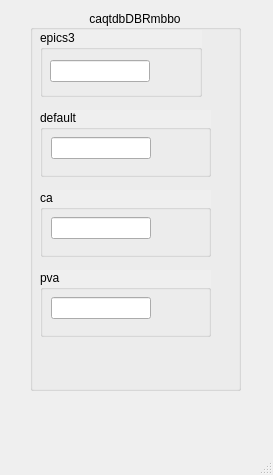
<?xml version="1.0" encoding="UTF-8"?>
<ui version="4.0">
 <class>MainWindow</class>
 <widget class="QMainWindow" name="MainWindow">
  <property name="geometry">
   <rect>
    <x>0</x>
    <y>0</y>
    <width>273</width>
    <height>475</height>
   </rect>
  </property>
  <property name="windowTitle">
   <string>MainWindow</string>
  </property>
  <widget class="QWidget" name="centralwidget">
   <widget class="QGroupBox" name="groupBox_8">
    <property name="geometry">
     <rect>
      <x>30</x>
      <y>10</y>
      <width>211</width>
      <height>381</height>
     </rect>
    </property>
    <property name="autoFillBackground">
     <bool>true</bool>
    </property>
    <property name="title">
     <string>caqtdbDBRmbbo</string>
    </property>
    <property name="alignment">
     <set>Qt::AlignCenter</set>
    </property>
    <widget class="QGroupBox" name="groupBox_12">
     <property name="geometry">
      <rect>
       <x>10</x>
       <y>260</y>
       <width>171</width>
       <height>67</height>
      </rect>
     </property>
     <property name="autoFillBackground">
      <bool>true</bool>
     </property>
     <property name="title">
      <string>pva</string>
     </property>
     <widget class="caTextEntry" name="catextentry_23">
      <property name="geometry">
       <rect>
        <x>11</x>
        <y>27</y>
        <width>100</width>
        <height>22</height>
       </rect>
      </property>
      <property name="channel" stdset="0">
       <string notr="true">pva://caqtdmDBRmbbo</string>
      </property>
      <property name="colorMode">
       <enum>caLineEdit::Alarm_Default</enum>
      </property>
     </widget>
    </widget>
    <widget class="QGroupBox" name="groupBox_3">
     <property name="geometry">
      <rect>
       <x>10</x>
       <y>20</y>
       <width>162</width>
       <height>67</height>
      </rect>
     </property>
     <property name="autoFillBackground">
      <bool>true</bool>
     </property>
     <property name="title">
      <string>epics3</string>
     </property>
     <widget class="caTextEntry" name="catextentry_16">
      <property name="geometry">
       <rect>
        <x>10</x>
        <y>30</y>
        <width>100</width>
        <height>22</height>
       </rect>
      </property>
      <property name="channel" stdset="0">
       <string notr="true">epics3://caqtdmDBRmbbo</string>
      </property>
      <property name="colorMode">
       <enum>caLineEdit::Alarm_Default</enum>
      </property>
     </widget>
    </widget>
    <widget class="QGroupBox" name="groupBox_13">
     <property name="geometry">
      <rect>
       <x>10</x>
       <y>180</y>
       <width>171</width>
       <height>67</height>
      </rect>
     </property>
     <property name="autoFillBackground">
      <bool>true</bool>
     </property>
     <property name="title">
      <string>ca</string>
     </property>
     <widget class="caTextEntry" name="catextentry_24">
      <property name="geometry">
       <rect>
        <x>11</x>
        <y>27</y>
        <width>100</width>
        <height>22</height>
       </rect>
      </property>
      <property name="channel" stdset="0">
       <string notr="true">ca://caqtdmDBRmbbo</string>
      </property>
      <property name="colorMode">
       <enum>caLineEdit::Alarm_Default</enum>
      </property>
     </widget>
    </widget>
    <widget class="QGroupBox" name="groupBox_14">
     <property name="geometry">
      <rect>
       <x>10</x>
       <y>100</y>
       <width>171</width>
       <height>67</height>
      </rect>
     </property>
     <property name="autoFillBackground">
      <bool>true</bool>
     </property>
     <property name="title">
      <string>default</string>
     </property>
     <widget class="caTextEntry" name="catextentry_25">
      <property name="geometry">
       <rect>
        <x>11</x>
        <y>27</y>
        <width>100</width>
        <height>22</height>
       </rect>
      </property>
      <property name="channel" stdset="0">
       <string notr="true">caqtdmDBRmbbo</string>
      </property>
      <property name="colorMode">
       <enum>caLineEdit::Alarm_Default</enum>
      </property>
     </widget>
    </widget>
   </widget>
  </widget>
  <widget class="QMenuBar" name="menubar">
   <property name="geometry">
    <rect>
     <x>0</x>
     <y>0</y>
     <width>273</width>
     <height>19</height>
    </rect>
   </property>
  </widget>
  <widget class="QStatusBar" name="statusbar"/>
 </widget>
 <customwidgets>
  <customwidget>
   <class>caTextEntry</class>
   <extends>caLineEdit</extends>
   <header>caTextEntry</header>
  </customwidget>
  <customwidget>
   <class>caLineEdit</class>
   <extends>QLineEdit</extends>
   <header>caLineEdit</header>
  </customwidget>
 </customwidgets>
 <resources/>
 <connections/>
</ui>
